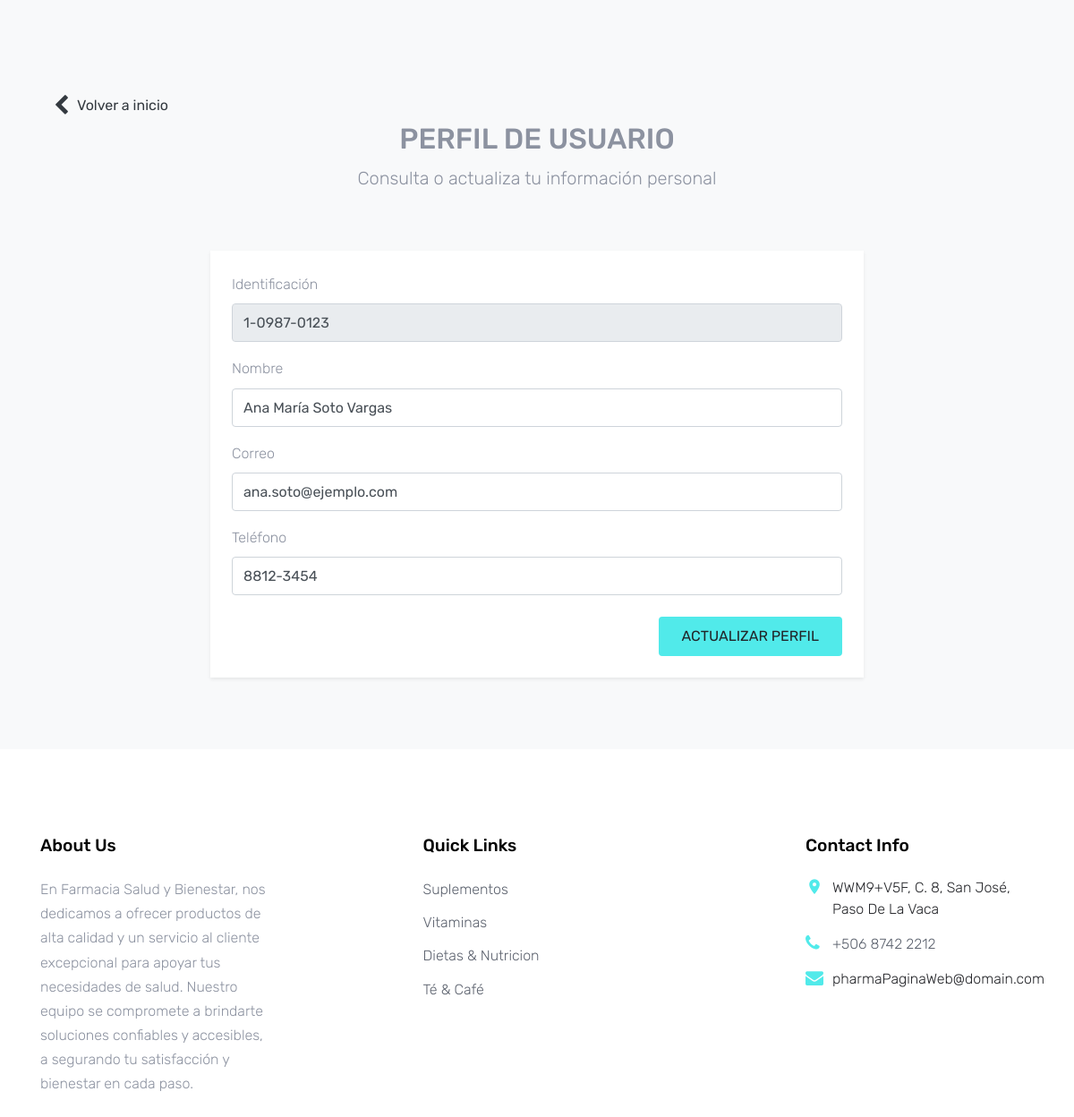
/Views/Usuarios/consultarPerfil.php (signed in), run on an earlier commit of the app's database.
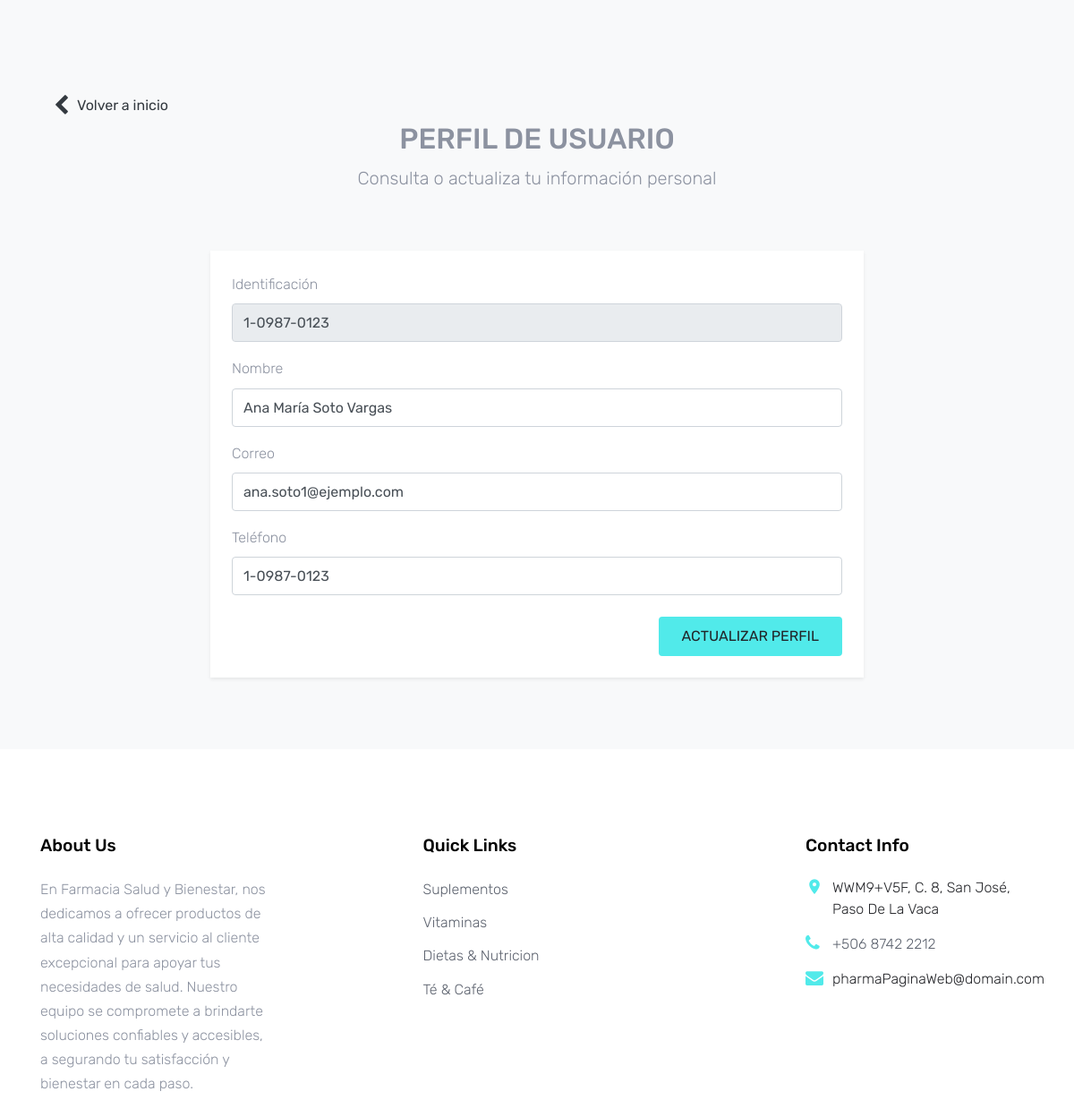
And on a later commit of the database.
### tables this page shows
CREATE TABLE `usuario` (
  `idUsuario` bigint(11) NOT NULL AUTO_INCREMENT,
  `Nombre` varchar(100) NOT NULL,
  `Correo` varchar(255) NOT NULL,
  `Identificacion` varchar(20) NOT NULL,
  `Telefono` varchar(15) NOT NULL,
  `Contrasenna` varchar(16) NOT NULL,
  `Rol_Fk` bigint(11) NOT NULL,
  `Estado` bit(1) NOT NULL,
  PRIMARY KEY (`idUsuario`),
  KEY `Rol_Fk_idx` (`Rol_Fk`),
  CONSTRAINT `Rol_Fk` FOREIGN KEY (`Rol_Fk`) REFERENCES `roles` (`idRol`) ON DELETE NO ACTION ON UPDATE NO ACTION
);

### Models/usuarioModel.php (called while the page is built, shortened)
<?php
    include_once $_SERVER["DOCUMENT_ROOT"] . '/Pharma Proyecto/Models/connect.php';
    function ConsultarInfoUsuarioModel($idUsuario)
    {
        try
        {
            $context = OpenDB();
            $sp = "CALL ConsultarInfoUsuario('$idUsuario')";
            $respuesta = $context -> query($sp);
            return $respuesta;
        }
        catch(Exception $error)
        {
            echo "Error: " . $error->getMessage();
            return null;
        }
    }
?>

### Controllers/usuarioController.php (called while the page is built, shortened)
<?php
include_once $_SERVER["DOCUMENT_ROOT"] . '/Pharma Proyecto/Models/usuarioModel.php';
function ConsultarInfoUsuario($idUsuario)
{
    $respuesta = ConsultarInfoUsuarioModel($idUsuario);
    if ($respuesta != null && $respuesta->num_rows > 0) {
        return mysqli_fetch_array($respuesta);
    }
}
?>

### Models/connect.php (called while the page is built, shortened)
<?php
function CloseDb($context)
{
    return mysqli_close($context);
}
?>

### Views/Usuarios/consultarPerfil.php (the view, shortened to what this page needs)
<?php
include_once $_SERVER["DOCUMENT_ROOT"] . '/Pharma Proyecto/Views/layoutInterno.php';
include_once $_SERVER["DOCUMENT_ROOT"] . '/Pharma Proyecto/Controllers/usuarioController.php';
$idUsuario = $_SESSION["idUsuario"];
$resultado = ConsultarInfoUsuario($idUsuario);
?>
<!DOCTYPE html>
<html>
<body>
    <div class="site-section bg-light">
        <div class="container">
            <div class="container mt-4">
                <a href="../Home/Principal.php" class="text-dark d-inline-flex align-items-center" style="text-decoration: none;">
                    <span class="icon-chevron-left mr-2" style="font-size: 24px;"></span>
                    <strong>Volver a inicio</strong>
                </a>
            </div>
            <div class="row justify-content-center mb-5">
                <div class="col-md-7 text-center">
                    <h2 class="text-uppercase">Perfil de Usuario</h2>
                    <p class="lead">Consulta o actualiza tu información personal</p>
                </div>
            </div>
            <div class="row justify-content-center">
                <div class="col-lg-8">
                    <div class="p-4 rounded-lg shadow-sm bg-white">
                        <form method="POST">
                            <div class="form-group">
                                <label for="txtIdentificacion">Identificación</label>
                                <input id="txtIdentificacion" name="txtIdentificacion" type="text" class="form-control"
                                    value="<?php echo $resultado['Identificacion']; ?>" readonly>
                            </div>
                            <div class="form-group">
                                <label for="txtNombre">Nombre</label>
                                <input id="txtNombre" name="txtNombre" type="text" class="form-control"
                                    value="<?php echo $resultado['Nombre']; ?>">
                            </div>
                            <div class="form-group">
                                <label for="txtCorreo">Correo</label>
                                <input id="txtCorreo" name="txtCorreo" type="email" class="form-control"
                                    value="<?php echo $resultado['Correo']; ?>">
                            </div>
                            <div class="form-group">
                                <label for="txtTelefono">Teléfono</label>
                                <input id="txtTelefono" name="txtTelefono" type="text" class="form-control"
                                    value="<?php echo $resultado['Telefono']; ?>">
                            </div>
                            <div class="text-right mt-4">
                                <button type="submit" id="btnActualizarPerfilUsuario" name="btnActualizarPerfilUsuario"
                                    class="btn btn-primary px-4 py-2">
                                    Actualizar Perfil
                                </button>
                            </div>
                        </form>
                    </div>
                </div>
            </div>
        </div>
    </div>
</body>
</html>

What changed in the data, as far as the page shows it:
changed usuario "Ana María Soto Vargas": txtCorreo "ana.soto@ejemplo.com" → "ana.soto1@ejemplo.com"; txtTelefono "8812-3454" → "1-0987-0123"
